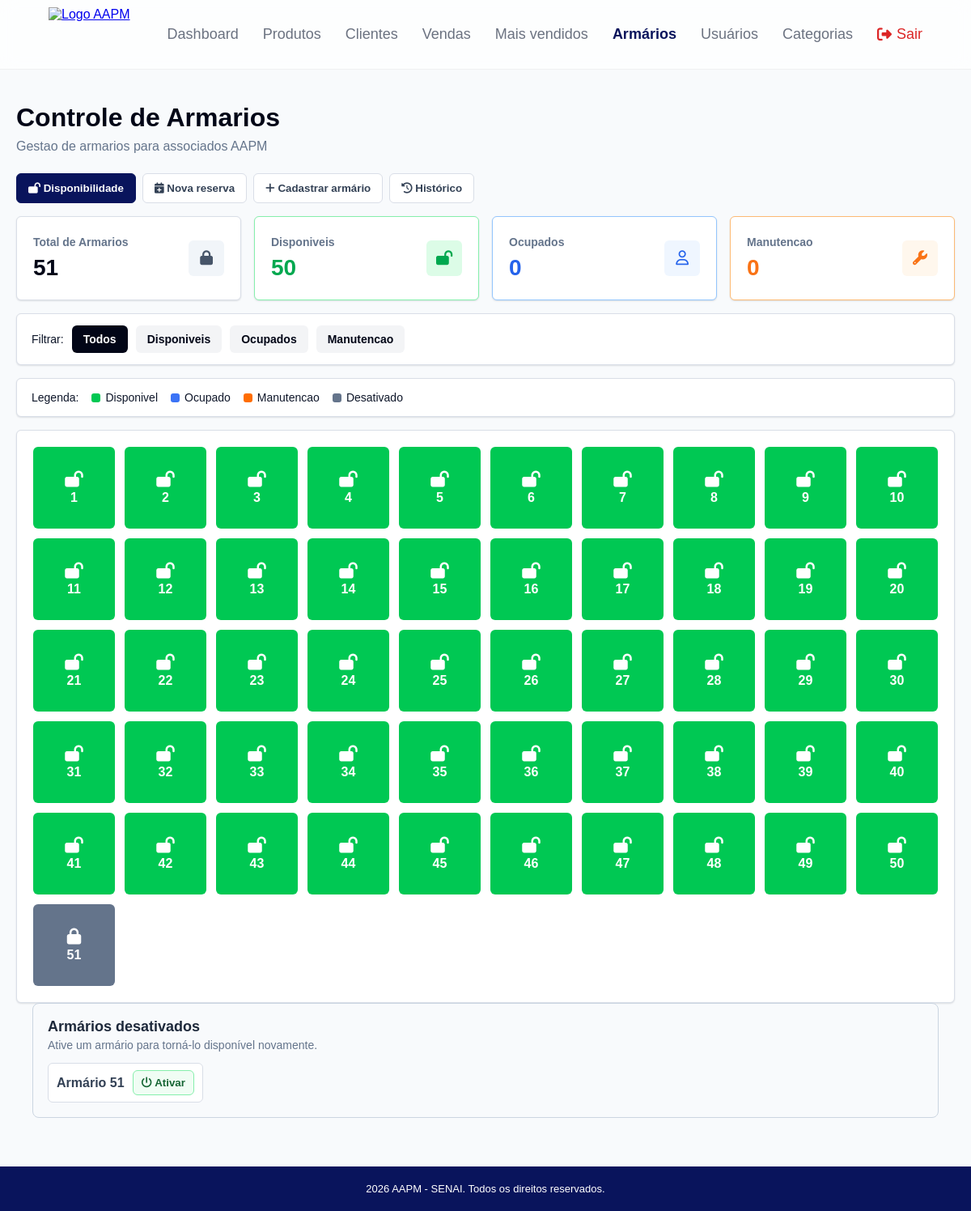
Page /armarios on the earlier database version.
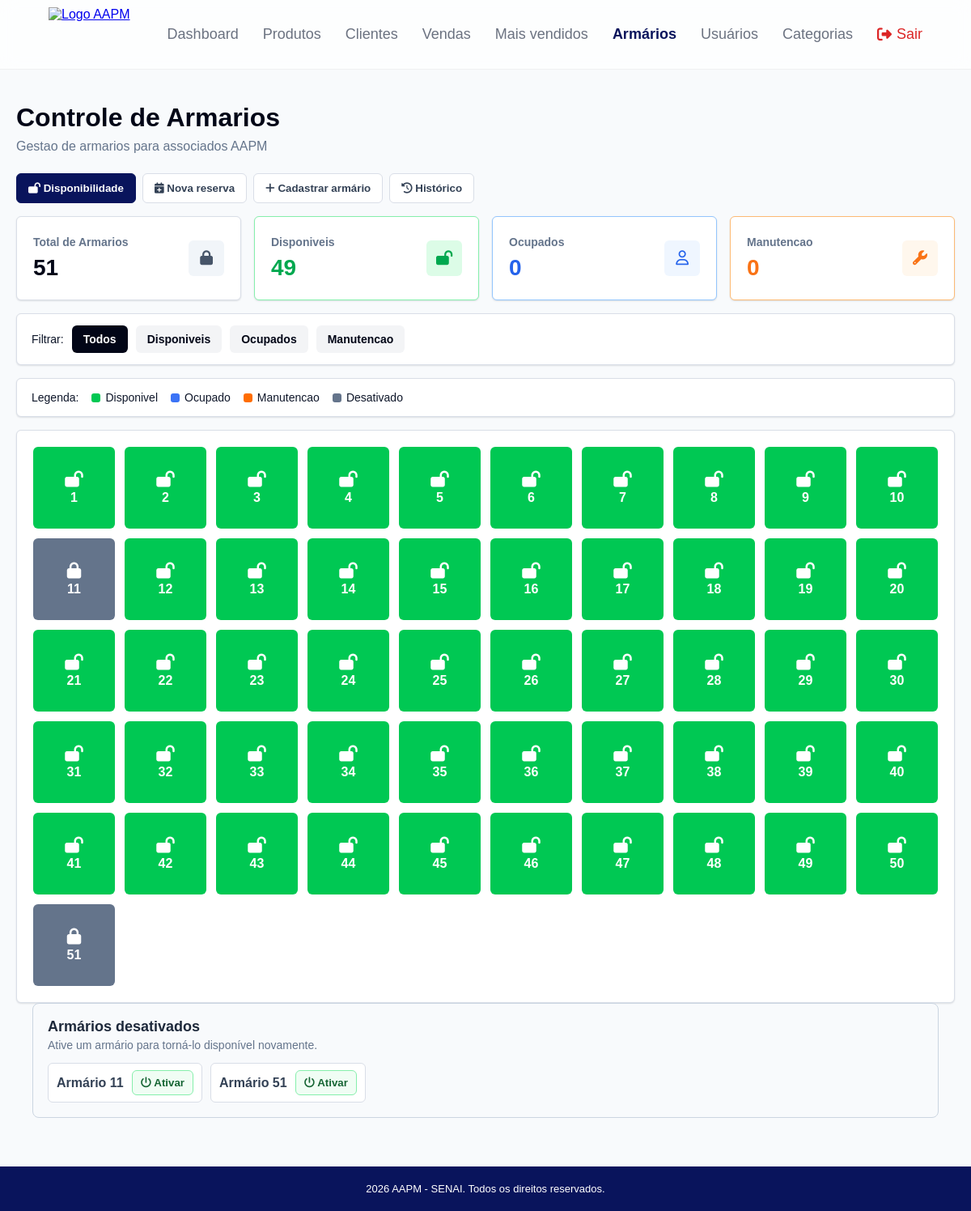
Same page on the later database version.
### app/models/armario.py (models this page shows)
class Armario(Base):
    __tablename__ = "armarios"
    id = Column(Integer, primary_key=True, index=True)
    numero = Column(String(10), nullable=False, unique=True, index=True)
    status = Column(String(20), nullable=False, default="disponivel", index=True)
    associado_id = Column(
        Integer,
        ForeignKey("clientes.id", ondelete="SET NULL"),
        nullable=True
    )
    associado_nome = Column(String(150), nullable=True)
    associado_email = Column(String(150), nullable=True)
    associado_telefone = Column(String(20), nullable=True)
    associado_matricula = Column(String(50), nullable=True)
    atribuido_em = Column(String(20), nullable=True)
    observacoes = Column(String(255), nullable=True)
    associado = relationship("Cliente", backref="armarios")

### app/main.py (the view)
@app.get("/armarios")
def listar_armarios(
    request: Request,
    usuario=Depends(get_usuario_opcional), # Trocado para opcional para evitar travas de banco
    db: Session = Depends(get_db)
):
    if not usuario:
        class UsuarioMock:
            role = "admin"
            nome = "Usuário Local"
        usuario = UsuarioMock()
    garantir_armarios_iniciais(db)
    reservas_ativas = (
        db.query(ReservaArmario)
        .filter(ReservaArmario.status == "ativa")
        .order_by(ReservaArmario.id.desc())
        .all()
    )
    alterou_status = False
    for reserva in reservas_ativas:
        if reserva.armario and reserva.armario.status == "disponivel":
            reserva.armario.status = "ocupado"
            if reserva.associado:
                reserva.armario.associado_id = reserva.associado.id
                reserva.armario.associado_nome = reserva.associado.nome
                reserva.armario.associado_telefone = reserva.associado.telefone or ""
                reserva.armario.associado_matricula = reserva.associado.matricula or ""
            alterou_status = True
    if alterou_status:
        db.commit()
    total = db.query(Armario).count()
    disponiveis = db.query(Armario).filter(Armario.status == "disponivel").count()
    ocupados = db.query(Armario).filter(Armario.status == "ocupado").count()
    manutencao = db.query(Armario).filter(Armario.status == "manutencao").count()
    armarios = db.query(Armario).order_by(Armario.id).all()
    associados = (
        db.query(Cliente)
        .filter(
            Cliente.ativo == True,
            Cliente.is_associado == True
        )
        .order_by(Cliente.nome)
        .all()
    )
    reservas = (
        db.query(ReservaArmario)
        .order_by(ReservaArmario.inicio_em.desc(), ReservaArmario.id.desc())
        .all()
    )
    return templates.TemplateResponse(
        request=request,
        name="armarios/index.html",
        context={
            "request": request, # Garantindo envio explícito do objeto request para o contexto
            "usuario": usuario,
            "armarios": armarios,
            "total_armarios": total,
            "armarios_disponiveis": disponiveis,
            "armarios_ocupados": ocupados,
            "armarios_manutencao": manutencao,
            "associados": associados,
            "reservas": reservas,
        }
    )

### app/templates/armarios/index.html (shortened to what the changed rows need)
<!DOCTYPE html>
<html lang="pt-br">
<head>
    <link rel="stylesheet" href="/static/css/armarios.css">
    <link rel="stylesheet" href="https://cdnjs.cloudflare.com/ajax/libs/font-awesome/6.5.2/css/all.min.css">
</head>
<body>
    {% include "partials/navbar.html" %}
    <main class="armarios-page">
        <section class="page-title">
            <h1>Controle de Armarios</h1>
        </section>
        <div data-armarios-panel="disponibilidade">
        <section class="cards-resumo-container">
            <div class="card-resumo card-disponivel">
                <div>
                    <span>Disponiveis</span>
                    <strong>{{ armarios_disponiveis }}</strong>
                </div>
            </div>
        </section>
        <section class="grid-shell">
            <div class="grid-armarios" id="grid-armarios">
                {% for armario in armarios %}
                <button
                    type="button"
                    class="item-armario status-{{ armario.status }}"
                    data-armario-card
                    data-id="{{ armario.id }}"
                    data-numero="{{ armario.numero }}"
                    data-status="{{ armario.status }}"
                    data-associado-id="{{ armario.associado_id or 0 }}"
                    data-observacoes="{{ armario.observacoes|e }}"
                    data-nome="{{ armario.associado_nome|e }}"
                    data-matricula="{{ armario.associado_matricula|e }}"
                    title="Armario {{ armario.numero }}"
                >
                    {% if armario.status == "manutencao" %}
                    <i class="fa-solid fa-wrench"></i>
                    {% elif armario.status == "ocupado" %}
                    <i class="fa-regular fa-user"></i>
                    {% elif armario.status == "desativado" %}
                    <i class="fa-solid fa-lock"></i>
                    {% else %}
                    <i class="fa-solid fa-lock-open"></i>
                    {% endif %}
                    <span>{{ armario.numero|int }}</span>
                </button>
                {% endfor %}
            </div>
        </section>
        {% set armarios_desativados = armarios | selectattr("status", "equalto", "desativado") | list %}
        {% if armarios_desativados %}
        <section class="armarios-desativados" aria-labelledby="titulo-armarios-desativados">
            <div>
                <h2 id="titulo-armarios-desativados">Armários desativados</h2>
            </div>
            <div class="lista-armarios-desativados">
                {% for armario in armarios_desativados %}
                <form action="/armarios/{{ armario.id }}/ativar" method="post">
                    <span>Armário {{ armario.numero|int }}</span>
                    <button type="submit" class="btn-ativar-armario"><i class="fa-solid fa-power-off"></i> Ativar</button>
                </form>
                {% endfor %}
            </div>
        </section>
        {% endif %}
        </div>
    </main>
</body>
</html>

Differences in the rows shown:
now on one of the page's lists (row edited): Armario: numero "11"
changed Armario (number 11 of 51 on the later page): status "disponivel" → "desativado" (drawn)
Other differences:
{{ armarios_disponiveis }}: "50" → "49"
